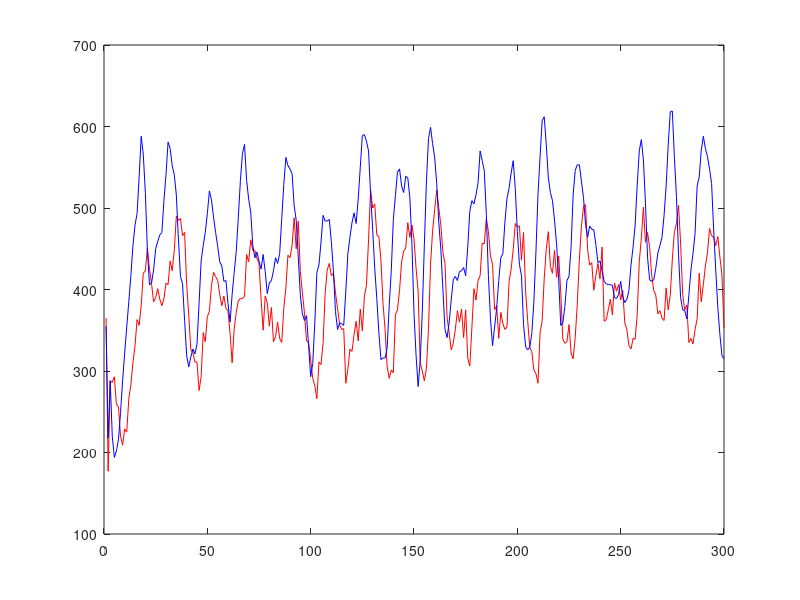

Write the MATLAB code that produced this figure.
pred=[
365,177,288,286,293,259,256,220,209,229,225,266,283,310,331,363,356,380,420,423,451,425,407,385,390,401,388,380,389,408,406,435,423,448,490,485,487,466,470,406,369,326,323,311,311,276,293,347,336,367,373,405,421,416,411,394,380,392,377,374,346,310,352,372,386,389,389,392,443,434,461,448,448,438,432,389,350,392,384,355,378,336,342,360,340,335,377,402,442,439,454,488,450,484,422,396,371,337,335,314,291,282,266,311,308,334,395,424,432,417,420,396,377,357,351,352,285,302,327,324,345,361,337,376,349,392,405,461,522,500,505,467,465,436,383,351,306,291,301,298,369,375,399,434,447,451,482,464,479,462,426,398,310,300,288,303,351,431,472,498,522,500,479,445,432,366,347,326,334,351,374,360,376,341,375,316,306,353,401,387,411,417,457,456,487,471,441,431,375,380,340,372,358,351,354,410,425,449,481,477,478,436,470,398,362,329,324,301,297,285,347,361,413,450,471,428,420,448,415,441,397,339,334,336,357,322,315,341,382,436,477,502,504,449,430,433,399,417,432,413,452,361,363,375,388,369,408,398,406,387,399,359,351,331,327,340,339,369,434,463,501,458,470,452,418,399,393,370,374,365,362,402,375,393,437,471,481,503,457,394,375,381,335,340,333,351,364,420,385,406,429,445,475,466,464,454,465,440,418,353,];
prey=[
355,218,288,220,194,202,216,249,288,322,354,385,417,454,479,493,538,588,566,519,448,406,408,424,450,459,467,470,509,541,581,573,552,541,516,462,416,407,362,319,305,317,327,321,333,383,435,454,470,493,521,510,489,470,453,434,429,410,411,383,360,394,421,447,489,534,567,578,534,511,495,454,439,446,435,425,443,422,395,408,411,423,439,432,444,487,529,562,552,548,542,503,485,440,393,370,362,368,331,293,309,359,421,430,458,491,484,484,486,459,423,373,351,359,358,356,398,444,464,482,494,481,511,550,589,590,582,570,517,474,426,389,347,314,316,316,328,380,423,486,515,544,548,527,519,539,537,512,456,371,319,281,312,372,454,532,585,599,579,562,530,482,449,399,351,341,359,387,412,416,411,422,423,427,417,452,496,509,505,516,531,570,558,546,492,417,364,331,354,377,411,439,444,483,512,524,543,558,524,471,431,417,357,330,326,329,346,385,446,517,563,607,612,578,537,519,509,485,455,413,356,359,379,411,416,452,516,546,553,553,533,513,480,464,478,474,473,455,433,435,423,410,407,406,406,405,390,389,394,410,391,384,388,399,430,452,479,528,570,584,559,506,440,412,410,412,426,445,454,464,491,527,577,618,619,562,514,443,390,375,374,364,393,424,444,469,527,538,571,588,573,563,548,530,473,424,378,345,319,315,];
plot(pred,'r');
hold on;
plot(prey,'b');
